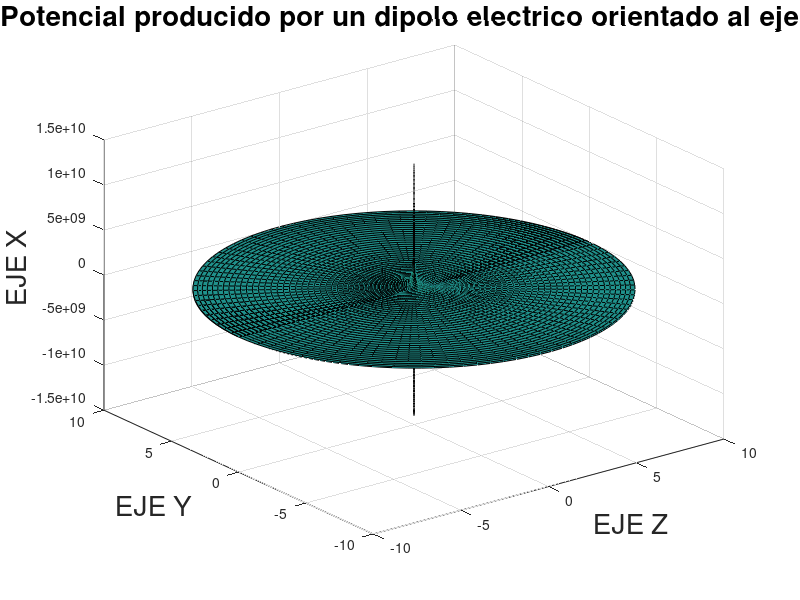

The MATLAB source for this figure:
clearvars
P = 1
E0 = 8.854187817*10^(-12)

R=linspace(-10, 10);
Phi=linspace(0,pi);
Theta=linspace(0,2*pi);
[Phi,Theta]=meshgrid(Phi,Theta);
R = meshgrid(R)
[X,Y,Z]=sph2cart(Theta,Phi,R);
f = @(r, theta, phi) ((P.*sin(Theta).*cos(Phi))./(4.*pi.*E0.*R.^2));
% Z=R*sin(Phi);
% X=R*cos(Phi).*cos(Theta);
% Y=R*cos(Phi).*sin(Theta);
surf(X, Y, f(R, Theta, Phi));
fontSize = 20
title('Potencial producido por un dipolo electrico orientado al eje X', "FontSize",fontSize)
xlabel('EJE Z', "FontSize",fontSize) 
ylabel('EJE Y', "FontSize",fontSize) 
zlabel('EJE X', "FontSize",fontSize) 
